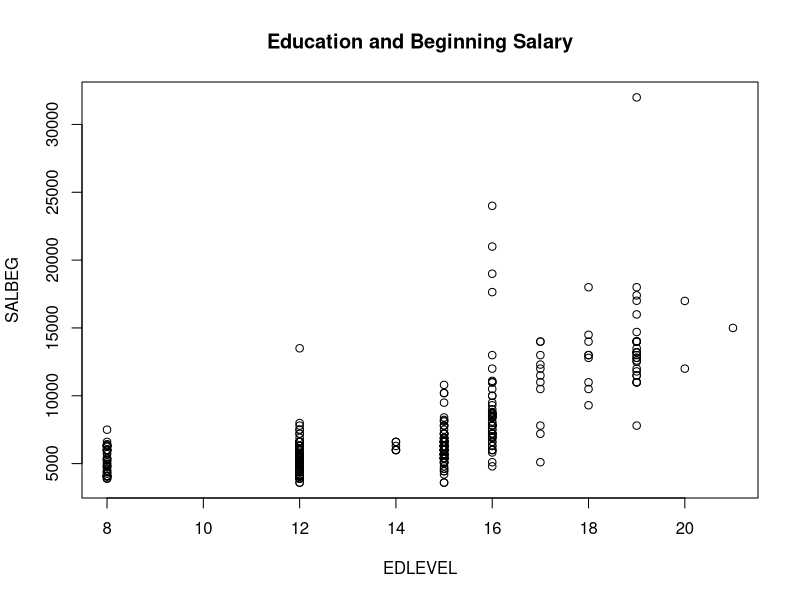
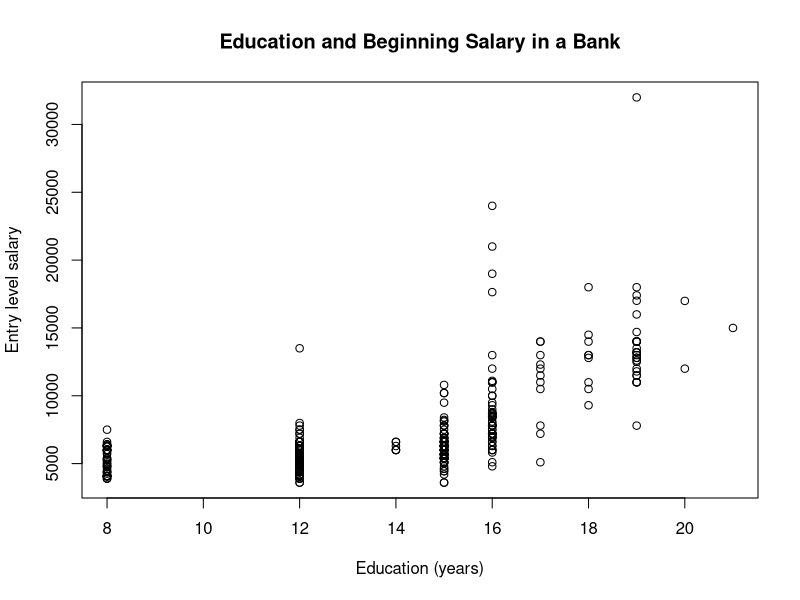
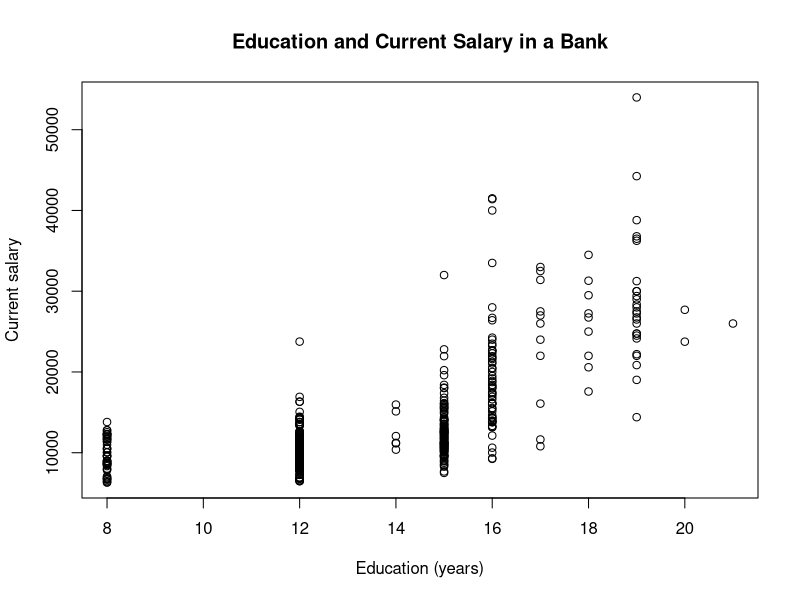
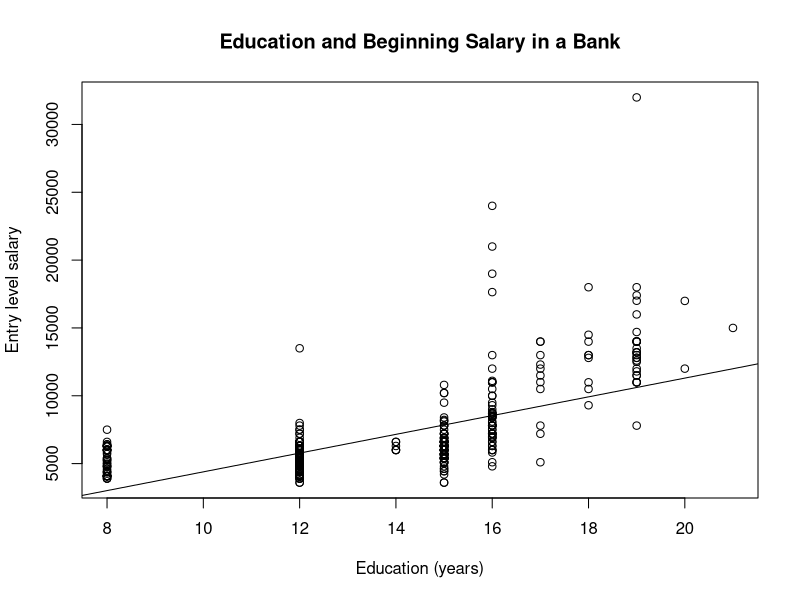
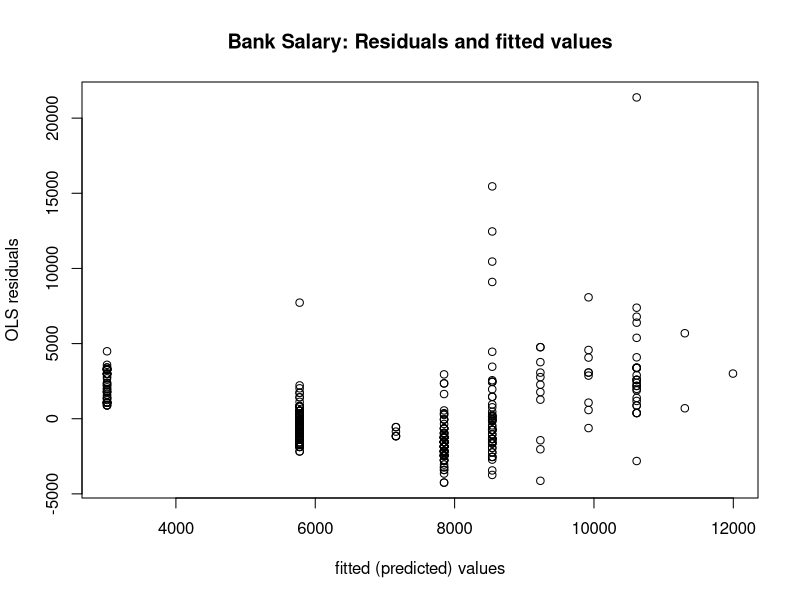
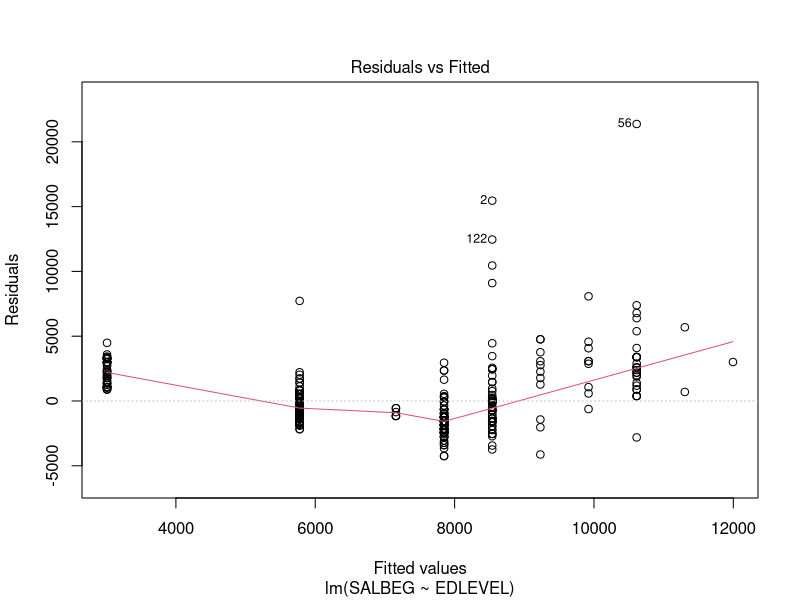
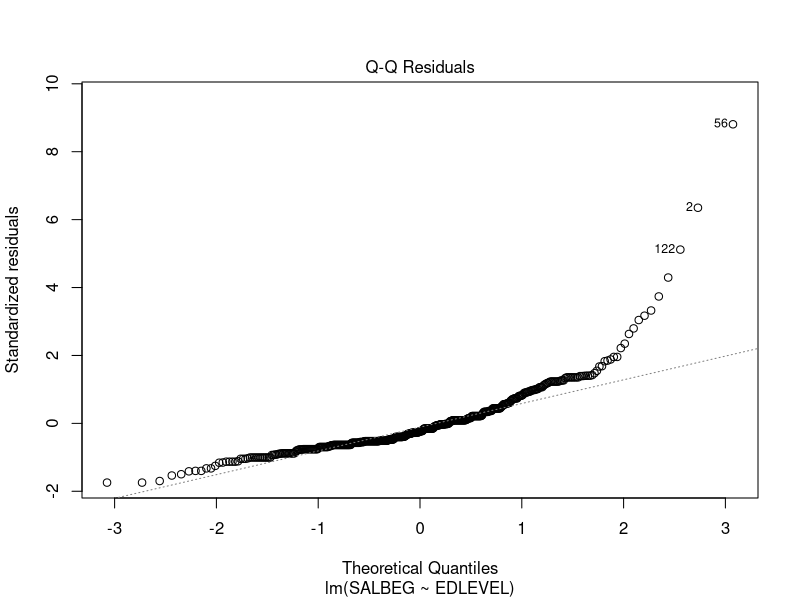
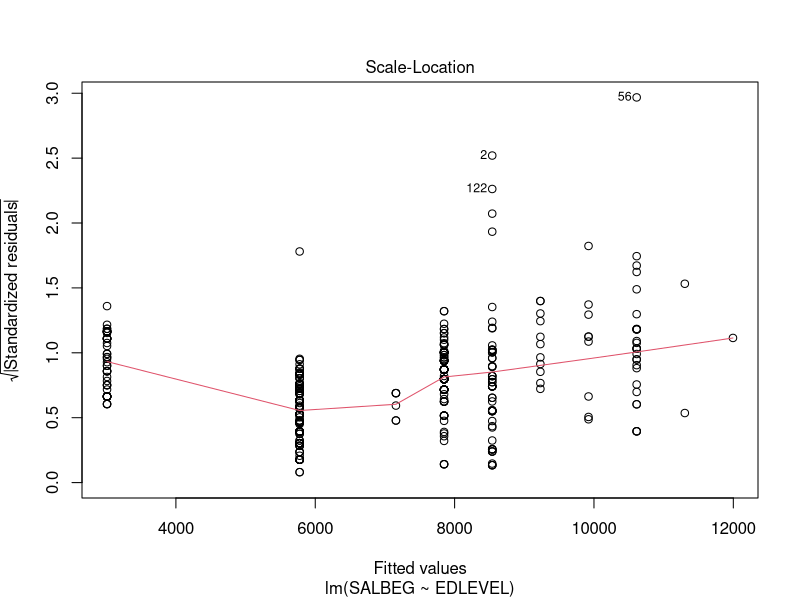

Here is the R script that generated these plots, in order: (Note: this script raises an error after producing the figures.)
###obtained bank.sav from http://www.wu-wien.ac.at/mathstat/hatz/spss/data/

library(foreign)
#?read.spss
bank <- read.spss("bank.sav", max.value.labels=10)

## to see all the data, type this:
## bank

## to see description of data
## attributes(bank)

## attach is risky, but lets use it anyway because
## we are not doing any assignments
attach(bank)
plot(EDLEVEL,SALBEG,main="Education and Beginning Salary")
##beautify labels
# ?plot
plot(EDLEVEL,SALBEG,main="Education and Beginning Salary in a Bank",xlab="Education (years)",ylab="Entry level salary")

dev.copy2eps(file="BankEdSalBeg.eps",height=6, width=6,horizontal=F,onefile=F)



plot(EDLEVEL,SALNOW,main="Education and Current Salary in a Bank",xlab="Education (years)",ylab="Current salary")
dev.copy2eps(file="BankEdSalCur.eps",height=6,width=6,horizontal=F,onefile=F)



myReg1 <- lm (SALBEG ~ EDLEVEL, data=bank)
summary(myReg1)

##run the plot again
plot(EDLEVEL,SALBEG,main="Education and Beginning Salary in a Bank",xlab="Education (years)",ylab="Entry level salary")

abline(myReg1)
dev.copy2eps(file="BankEdPredSalBeg.eps",height=6,width=6,horizontal=F,onefile=F)

attributes(myReg1)


# This will create a LaTeX table. If you want html, it can do it too
library(xtable)
myReg1.table <- xtable(myReg1)
print(myReg1.table)



##This saves the "x" input matrix
##lm experimentation
#?lm
#myReg1 <- lm (SALBEG ~ EDLEVEL, data=bank, x=T)
#attributes(myReg1)


plot(myReg1$fitted.values,myReg1$residuals,main="Bank Salary: Residuals and fitted values",xlab="fitted (predicted) values", ylab="OLS residuals")

dev.copy2eps(file="BankSalBegResid.eps",height=6, width=6, horizontal=F,onefile=F)

par(ask=T)
plot(myReg1)
par(ask=F)
# Note cases 2, 56, 122 are extreme


postscript(file="myReg1Diag%02d.eps",height=6, width=6,horizontal=F,onefile=F)
plot(myReg1)
dev.off()

## or all on one page
par(mfcol=c(2,2))
plot(myReg1)
dev.copy2eps(file="myReg12by2.eps", horizontal=F)

par(mfcol=c(1,1))



# Now try loess

myReg.lo <- loess(SALBEG~EDLEVEL, data=bank)
##that gave fitting errors
myReg.lo <- loess(SALBEG~EDLEVEL, data=bank, span=0.67, control=loess.control(surface="direct"), family="symmetric")


EDRange <-  seq(min(EDLEVEL),max(EDLEVEL),1)


lo.pred <- predict(myReg.lo,EDRange, se=TRUE)


plot(EDLEVEL,SALBEG,main="Loess: Education and Beginning Salary in a Bank",xlab="Education (years)",ylab="Entry level salary")

lines(EDRange, lo.pred$fit)


dev.copy2eps(file="bankloess1.eps",height=6, width=6, horizontal=F,onefile=F)


lines(EDRange,lo.pred$fit +1.96*lo.pred$se, lty=4)
lines(EDRange,lo.pred$fit -1.96*lo.pred$se, lty=4)

dev.copy2eps(file="bankloess2.eps",height=6, width=6, horizontal=F,onefile=F)


#try lowess
#easier because "lines" works the way I expect
#lowess man page says this is the old fashioned method, so really
#just ought to master loess



## got tired of cutting and pasting big old plot command in, so I wrote
## a function that calls that plot command, making it simpler to do over
## and over
salBegPlot1 <- function(title="") {
          plot(EDLEVEL,SALBEG,main=title,ylab="Entry level salary")
        }


myReg1.low <- lowess(EDLEVEL, SALBEG)
salBegPlot1("Lowess: Education and Salary, f=2/3(default)")
lines(myReg1.low)
dev.copy2eps(file="lowess1.eps",height=6, width=6, horizontal=F,onefile=F)


myReg1.low <- lowess(EDLEVEL, SALBEG,f=.2)
salBegPlot1("Lowess(MASS): Education and Salary, f=.2")
lines(myReg1.low)
dev.copy2eps(file="lowess2.eps",height=6, width=6, horizontal=F,onefile=F)

myReg1.low <- lowess(EDLEVEL, SALBEG,f=.05)
salBegPlot1("Lowess(MASS): Education and Salary, f=.05")
lines(myReg1.low)
dev.copy2eps(file="lowess3.eps",height=6, width=6, horizontal=F,onefile=F)



#SPLINE ALERT
#fit a model with a "knot" at 14
myReg2 <- lm(SALBEG~EDLEVEL*I(EDLEVEL > 14), data=bank)
summary(myReg2)

myReg2Fits <- predict(myReg2,data.frame(EDLEVEL=EDRange),se.fit=T)

salBegPlot1("Linear model with 1 knot at 14: note bozosity b/t 14 & 15")
attributes(myReg2Fits)
lines(EDRange,myReg2Fits$fit)

dev.copy2eps(file="bankShift14.eps",height=5, width=5, horizontal=F,onefile=F)


library(xtable)
myReg2.table <- xtable(myReg2)
print(myReg2.table)




# now focus on the outliers for a while
# Recall the trouble cases: 2, 56, 122
# How to get rid of them?

# I thought bank was a data.frame, but its a list, so

bank2 <- as.data.frame(bank)


# now it will answer commands to select rows
# this kills rows 2  56 122 (preserving numbering)
bank3 <- bank2[-c(2,56,122),]


myReg4 <- lm(SALBEG~EDLEVEL*I(EDLEVEL > 14), data=bank3)
summary(myReg4)


library(xtable)
myReg4.table <- xtable(myReg4)
print(myReg4.table)




myReg4Fits <- predict(myReg4,data.frame(EDLEVEL=EDRange),se.fit=T)

plot(bank3$EDLEVEL,bank3$SALBEG,main="Education and Beginning Salary: cases \
   2, 56, and 122 removed",xlab="Education (years)", ylab="Entry Level Salary")

lines(EDRange,myReg4Fits$fit)

dev.copy2eps(file="bank3SplineOutlier.eps",height=5, width=5, horizontal=F,onefile=F)

# add in se lines

lines(EDRange, myReg4Fits$fit + 2*myReg4Fits$se.fit, col=4, lty=3)
lines(EDRange, myReg4Fits$fit - 2*myReg4Fits$se.fit, col=4, lty=3)

dev.copy2eps(file="bank3SplineOutlierSE.eps",height=5, width=5, horizontal=F,onefile=F)

                                        # CAUTION: notice bogus element in that graph. It should be 2 disjointed
# single straight lines, not a thing that goes in 3 links.

# How to fix that?  Diddle EDRange

myReg4a <- lm(SALBEG~EDLEVEL*I(EDLEVEL > 14), data=bank3,subset=EDLEVEL<= 14)

myReg4b <- lm(SALBEG~EDLEVEL*I(EDLEVEL > 14), data=bank3,subset=EDLEVEL > 14)


plot(bank3$EDLEVEL,bank3$SALBEG,main="Education and Beginning Salary: cases \
   2, 56, and 122 removed",xlab="Education (years)", ylab="Entry Level Salary")

abline(myReg4a)
abline(myReg4b)

text(locator(2),c("I <= 14","I > 14"))
## note, you have to click 2 times in the graph to place these markers
## The program won't continue unless you do


dev.copy2eps(file="bank3SplineOutlier2.eps",horizontal=F,onefile=F)

par(mfcol=c(2,2))
plot(myReg4)

dev.copy2eps(file="bank3SplineDiagPlot.eps",height=9,width=6, horizontal=F,onefile=F)
